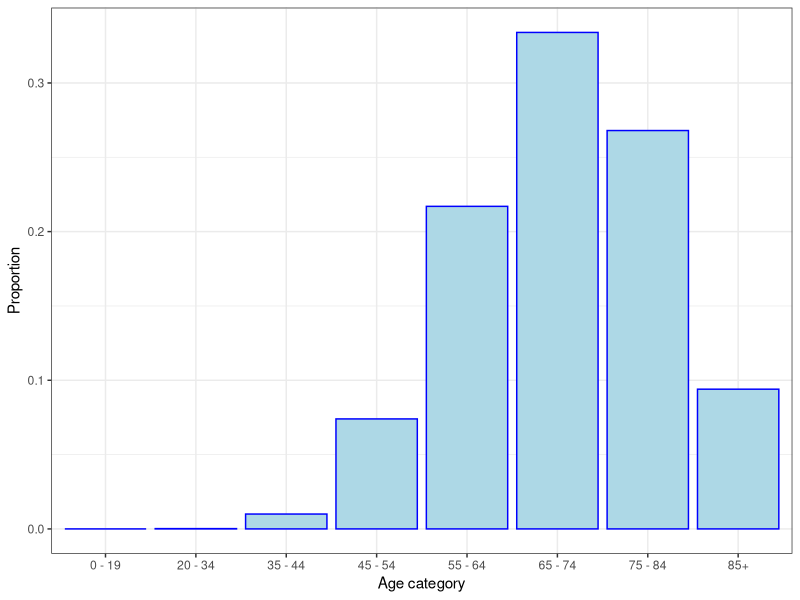

This chart was generated by the following R code: (Note: this script raises an error after producing the figure.)
rm(list = ls())
library("data.table")
library("ggplot2")
theme_set(theme_bw())

# Age distribution table
# Source: https://seer.cancer.gov/csr/1975_2015/results_merged/topic_age_dist.pdf
age_dist <- fread("age-distribution.csv")
age_dist[, age_top := ifelse(is.infinite(age_top), 100, age_top)]
age_dist[, age_cat := paste0(age_bot, " - ", age_top)]
age_dist[, age_cat := ifelse(age_bot == 85, "85+", age_cat)]
age_dist[, age_cat := factor(age_cat)]
age_dist[, prop := percentage/100]
age_dist[, age_mid := (age_top - age_bot)/2 + age_bot]
age_mean <- weighted.mean(x = age_dist$age_mid, w = age_dist$prop)
print(paste0("Mean age: ", age_mean))
age_var <-  sum(age_dist$prop * (age_dist$age_mid - age_mean)^2)
age_sd <- sqrt(age_var)
attr(age_dist, "mean") <- age_mean
attr(age_dist, "sd") <- age_sd

# A barplot to examine the distribution
p <- ggplot(age_dist, aes(x = age_cat, y = prop)) +
  geom_bar(stat = "identity", fill = "lightblue", color = "blue") + xlab("Age category") +
  ylab("Proportion")
ggsave("figs/age-barplot.pdf", p, width = 5, height = 7)

# Can we replicate the distribution using a normal distribution?
sim_data <- vector(mode = "list", length = nrow(age_dist))
for (i in 1:length(sim_data)){
  sim_data[[i]] <- runif(1000 * age_dist[i]$prop,
                        age_dist[i]$age_bot,
                        age_dist[i]$age_top)
}
sim_data <- unlist(sim_data)
sim_data <- data.table(age = c(sim_data))
                   
p <- ggplot(sim_data, aes(x = age)) +
  geom_histogram(aes(y = ..density..), fill = "lightblue", color = "blue") +
  stat_function(data = age_dist,
                mapping = aes(x = age_mid),
                fun = dnorm,
                args = list(mean = age_mean, sd = age_sd),
                col = "red") +
  ylab("Density") + xlab("Age")
ggsave("figs/age-density.pdf", p, width = 5, height = 7)


# Save 
setcolorder(age_dist, c("age_cat", "age_bot", "age_top", "age_mid", "percentage", "prop"))
age_dist[, percentage := NULL]
save(age_dist, file = "../data/age_dist.rda", compress = "bzip2")